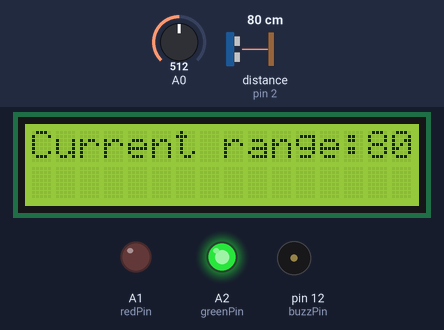
Simulated run of this sketch. Board: Arduino Uno, built with avr-gcc and run on an emulated ATmega328P. Parts: 16×2 character LCD, output pins drawn as LEDs (lit = HIGH), buzzer (waves = sounding). Wiring (inferred from the names in the program): ultrasonic range finder: trigger pin 3; echo pin 2. Inputs (shaded band) come from the test bench; at power-on: distance to the obstacle (sensor on pin 2) 80 cm, A0 = 512. The echo pulse lasts 58.3 µs per cm; pins used as bus, display or sensor lines are not drawn; what the sketch prints to the serial monitor is not drawn.

Above: at 1.2 s.
1.3 s: distance to the obstacle (sensor on pin 2) set to 75 cm
At 2.3 s:
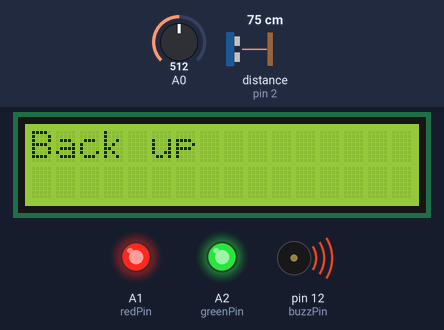
3.1 s: distance to the obstacle (sensor on pin 2) set to 23 cm
4.6 s: distance to the obstacle (sensor on pin 2) set to 19 cm
At 5.3 s:
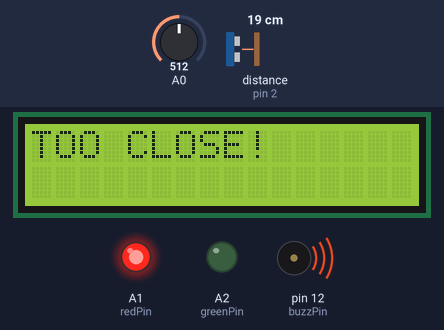
6.1 s: distance to the obstacle (sensor on pin 2) set to 35 cm
At 7.3 s:
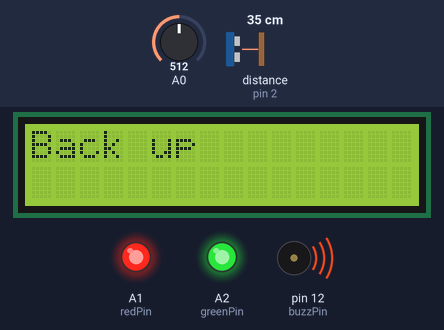
7.6 s: distance to the obstacle (sensor on pin 2) set to 2 cm
At 8.9 s:
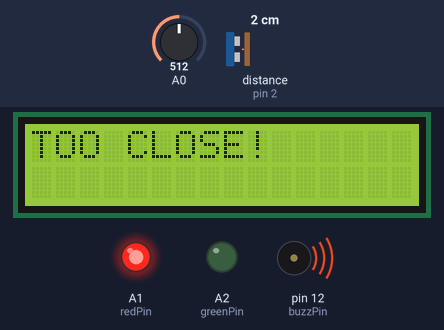
Timing chart, 0 to 10.2 s (numbered marks = the images above; inputs shaded):
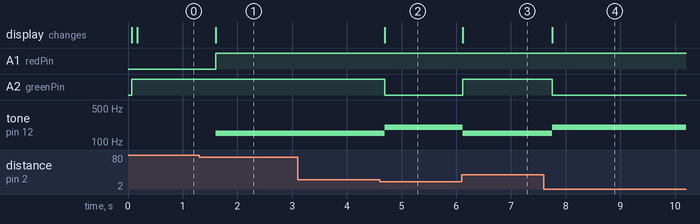

The sketch:

Distance_detector.ino
```cpp
#include <LiquidCrystal.h>
LiquidCrystal lcd( 8, 9, 4, 5, 6, 7 );


#define MAX_RANGE  1000 //max range of ultrasonic sensor

const int echoPin = 2;
const int trigPin = 3;
const int buzzPin = 12;
int redPin = A1;
int greenPin = A2;
int range = 80; // distance that triggers buzzer, input value in serial monitor or edit code manually
int red;
int green;
int x;
float freq;
float duration, distance;

void setup(){
  Serial.begin(9600);
  lcd.begin(16, 2); // set up the LCD's number of columns and rows
  pinMode(trigPin, OUTPUT);
  pinMode(echoPin, INPUT);
  pinMode(buzzPin, OUTPUT);
  pinMode(redPin, OUTPUT);
  pinMode(greenPin, OUTPUT);
  Serial.println("Enter range:"); // prints prompt to enter range value
}

void loop()
{
  x = analogRead(0);
    if(x == 132){
      range++;

    }
    if(x == 309){
      range--;
    }

  // measure distance from ultrasonic sensor
  distance = measureDistance();

    // changes LED from green to red as distance gets closer to 20cm
    if((distance < range) && (distance > 20)){
      //red= map(distance, range, 20 , 0, 255);
      //green = map(distance, range, 20, 255, 0);
      setColour(255, 165);
      tone(buzzPin, 150);
      lcd.setCursor(0,0); //set cursor to the start of the first line
      lcd.print("Back up         ");

    }
    //when distance is less then 20cm set LED red
      else if(distance < 20){
        setColour(255, 0);
        tone(buzzPin, 200);
        lcd.setCursor(0,0); //set cursor to the start of the first line
        lcd.print("TOO CLOSE!      ");

      }
    else{
    noTone(buzzPin);
    setColour(0, 255);
    lcd.setCursor(0,0); //set cursor to the start of the first line
    lcd.print("Current range:");
    delay(100);
    lcd.print(range);
  }

 delay(200);
}


float measureDistance(){
  digitalWrite(trigPin, LOW);
  delayMicroseconds(2);
  digitalWrite(trigPin, HIGH);
  delayMicroseconds(10);
  digitalWrite(trigPin, LOW);
  duration = pulseIn(echoPin, HIGH);
  return duration / 58.0;
}

void setColour(int redValue, int greenValue){
  analogWrite(redPin, redValue);
  analogWrite(greenPin,  greenValue);
}
```

Measured:
- the behaviour switches between 80 and 79 cm on distance to the obstacle (sensor on pin 2) (found by bisection; images 0 and 1)
- the behaviour switches between 21 and 20 cm on distance to the obstacle (sensor on pin 2) (found by bisection; images 1 and 2)
- after the input at 1.3 s, A1 (redPin): LOW → HIGH after 0.31 s; tone on pin 12 (buzzPin): silent → 150 Hz after 0.31 s; the display: changes after 0.31 s (image 1)
- after the input at 3.1 s, every drawn part: stays the same
- after the input at 4.6 s, A2 (greenPin): HIGH → LOW after 0.09 s; tone on pin 12 (buzzPin): 150 Hz → 200 Hz after 0.09 s; the display: changes after 0.09 s (image 2)
- after the input at 6.1 s, A2 (greenPin): LOW → HIGH at once; tone on pin 12 (buzzPin): 200 Hz → 150 Hz at once; the display: changes at once (image 3)
- after the input at 7.6 s, A2 (greenPin): HIGH → LOW after 0.16 s; tone on pin 12 (buzzPin): 150 Hz → 200 Hz after 0.16 s; the display: changes after 0.16 s (image 4)
